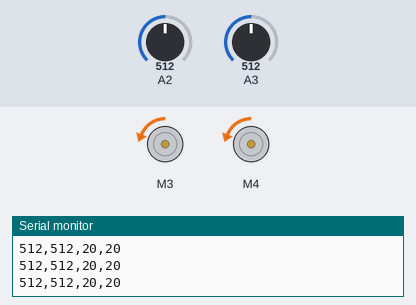
Bench run of a sketch on a simulated Arduino Uno, built with avr-gcc and run on an emulated ATmega328P. Parts: 2 × DC motor (green arrow = forward, orange = backward, longer = faster), the last lines printed to the serial monitor. Inputs (shaded band) come from the test bench; at power-on: A2 = 512, A3 = 512.

Above: at 1.2 s.
1.3 s: A2 set to 787
4.3 s: A2 set to 814
At 4.7 s:
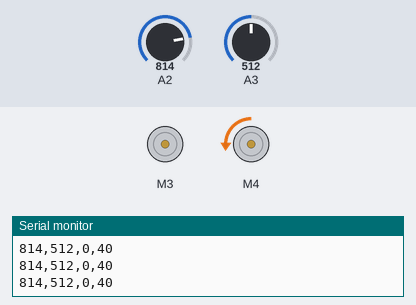
5.8 s: A3 set to 798
8.8 s: A3 set to 822
At 9.3 s:
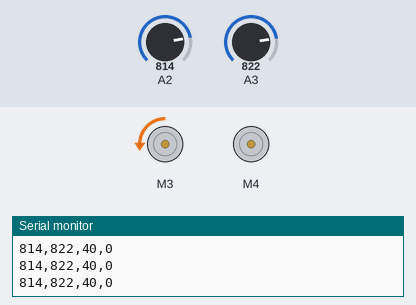
10.3 s: A3 set to 795
At 11.5 s:
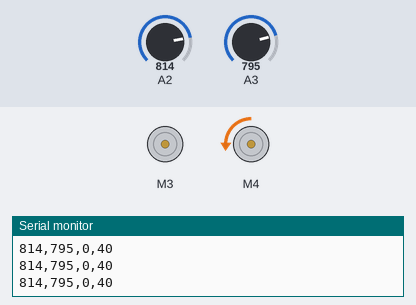
11.8 s: A3 set to 815
At 12.7 s:
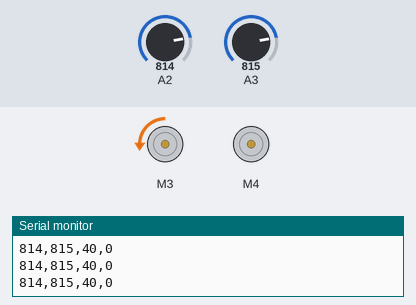
Timing chart, 0 to 14.3 s (numbered marks = the images above; inputs shaded):
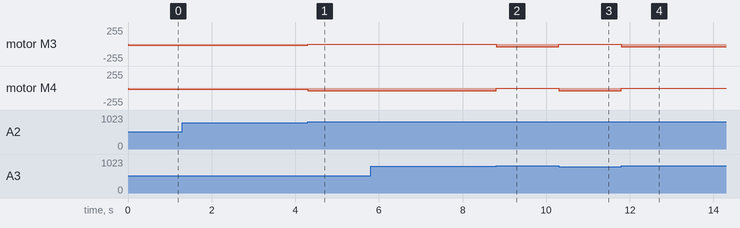

The sketch:

line_follower.ino
```cpp
#include <Wire.h>
#include <Adafruit_MotorShield.h>
#include "utility/Adafruit_MS_PWMServoDriver.h"

Adafruit_MotorShield AFMS = Adafruit_MotorShield();
Adafruit_DCMotor * leftMotor = AFMS.getMotor(3);
Adafruit_DCMotor * rightMotor = AFMS.getMotor(4);

int leftIR;
int rightIR;

int leftIRThresh = 795; // Initialize threshold for left IR
int rightIRThresh = 805; // Initialize threshold for right IR

int leftMotorVel;
int rightMotorVel;

void setup() {
  long baudRate = 9600;
  AFMS.begin();
  Serial.begin(baudRate);

}

void loop() {
  // Run the motor backwards because of our mechanical orientation of the DC motors
  leftMotor->run(BACKWARD);
  rightMotor->run(BACKWARD);
  // Get the IR sensors' analog voltage
  rightIR = analogRead(3);
  leftIR = analogRead(2);

  if(rightIR > rightIRThresh) { // Right IR sensor sees the tape
    // Turn right
    rightMotorVel = 0;
    leftMotorVel = 40;
  }

  else if (leftIR > leftIRThresh) { // Left IR sensor sees the tape
    // Turn left
    leftMotorVel = 0;
    rightMotorVel = 40;
  }

  else { // Neither of the sensors see the tape
    // Go straight
    rightMotorVel = 20;
    leftMotorVel = 20;
  }

  // Update motor speeds based on IR sensor values
  leftMotor->setSpeed(leftMotorVel);
  rightMotor->setSpeed(rightMotorVel);

  // Print out all of our outputs to receive on Python file in csv format
  Serial.print(leftIR);
  Serial.print(",");
  Serial.print(rightIR);
  Serial.print(",");
  Serial.print(leftMotorVel);
  Serial.print(",");
  Serial.println(rightMotorVel);
}
```

Measured:
- the behaviour switches between 805 and 806 on A3 (found by bisection; images 1 and 2)
- after the input at 4.3 s, motor M3: backward 20/255 → stopped at once; motor M4: backward 20/255 → backward 40/255 at once
- after the input at 8.8 s, motor M3: stopped → backward 40/255 at once; motor M4: backward 40/255 → stopped at once
- after the input at 10.3 s, motor M3: backward 40/255 → stopped at once; motor M4: stopped → backward 40/255 at once
- after the input at 11.8 s, motor M3: stopped → backward 40/255 at once; motor M4: backward 40/255 → stopped at once
